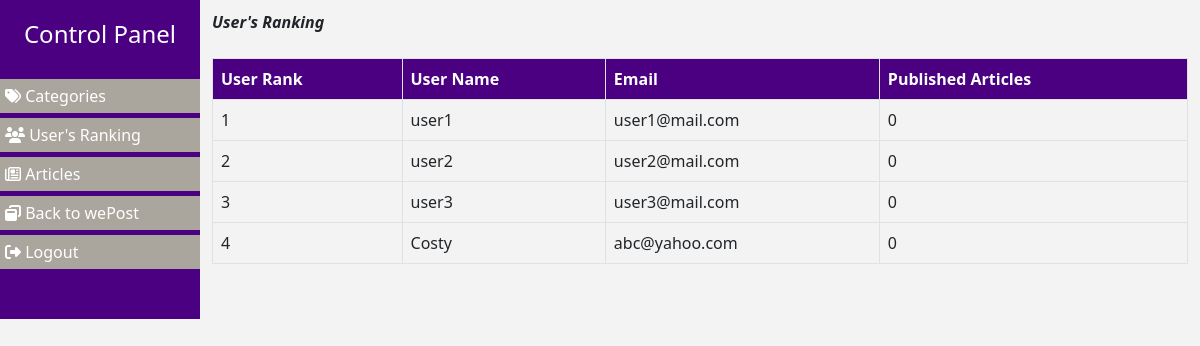
Page /allUsersU.php (signed in) on the committed database.
### tables this page shows
CREATE TABLE `user` (
  `id` int(11) NOT NULL,
  `name` varchar(70) NOT NULL,
  `email` varchar(300) NOT NULL,
  `publishedPosts` int(100) NOT NULL,
  `password` varchar(50) NOT NULL
);

### allUsersU.php (the view, shortened to what this page needs)
<?php
include ('include/header.php');
include ('include/connection.php');
$person = $_SESSION['prs'];
if(!isset($_SESSION['name'])) {
    echo "<div class='alert alert-danger'>" . "You need authentication to get to this page!" . "</div>";
    header('REFRESH:3;URL=login.php');
}
else{
    ?>
    <div class="content">
        <div class="container-fluid">
            <div class="row">
                <div class="col-md-2" id="side-area">
                    <h4>Control Panel</h4>
                    <ul>
                        <li>
                            <a href="allCtg.php">
                                <span><i class="fas fa-tags"></i></span>
                                <span>Categories</span>
                            </a>
                        </li>
                        <?php
                        if($person == "author"){
                            ?>
                            <li>
                                <a href="allAuthorsA.php">
                                    <span><i class="fas fa-th-large"></i></span>
                                    <span>Author's Ranking</span>
                                </a>
                            </li>
                            <?php
                        }else{
                            ?>
                            <li>
                                <a href="allUsersU.php">
                                    <span><i class="fas fa-users"></i></span>
                                    <span>User's Ranking</span>
                                </a>
                            </li>
                            <?php
                        }
                        ?>
                        <li data-bs-toggle="collapse" data-bs-target="#menu">
                            <a href="#">
                                <span><i class="far fa-newspaper"></i></span>
                                <span>Articles</span>
                            </a>
                        </li>
                        <li>
                            <a href="index.php" target="_blank">
                                <span><i class="fas fa-window-restore"></i></span>
                                <span>Back to wePost</span>
                            </a>
                        </li>
                        <li>
                            <a href="logout.php">
                                <span><i class="fas fa-sign-out-alt"></i></span>
                                <span>Logout</span>
                            </a>
                        </li>
                    </ul>
                </div>
                <div class="col-md-10" id="main-aria">
                    <label><b><i> User's Ranking</i></b></label>
                    <div class="display-authors mt-4">
                        <table class="table table-bordered">
                            <tr>
                                <th>User Rank</th>
                                <th>User Name</th>
                                <th>Email</th>
                                <th>Published Articles</th>
                            </tr>
                            <?php
                            $query = "SELECT * FROM user ORDER BY publishedPosts desc ";
                            $res = mysqli_query($conn,$query);
                            $n = 0;
                            while ($row = mysqli_fetch_assoc($res)){
                                $n++;
                                ?>
                                <tr>
                                    <td><?php echo $n; ?></td>
                                    <td><?php echo $row['name']; ?></td>
                                    <td><?php echo $row['email']; ?></td>
                                    <td><?php echo $row['publishedPosts']; ?></td>
                                </tr>
                                <?php
                            }
                            ?>
                        </table>
                    </div>
                </div>
            </div>
        </div>
    </div>
    <?php
}
?>
<?php
include ('include/footer.php');
?>

### css/dashboard.css (style rules this page uses)
:root { --first-color:#4B0082; --second-color:#aaa69d; }
a,a:hover { text-decoration: none; }
body { background: #f3f3f3; }
#side-area { background: var(--first-color); color: #FFFFFF; padding: 20px 0; }
#side-area h4 { text-align: center; }
#side-area ul { margin: 30px 0; list-style: none; padding: 0; }
#side-area ul li { background: var(--second-color); margin-bottom: 5px; padding: 5px; }
#side-area ul li a { color: #FFFFFF; }
#main-aria { margin-top: 10px; }
.display-authors table tr:first-child { background: var(--first-color); color: #FFFFFF; }

### rows in the picture
user: name "user1", email "user1@mail.com", publishedPosts "0"
user: name "user2", email "user2@mail.com", publishedPosts "0"
user: name "user3", email "user3@mail.com", publishedPosts "0"
user: name "Costy", email "abc@yahoo.com", publishedPosts "0"
